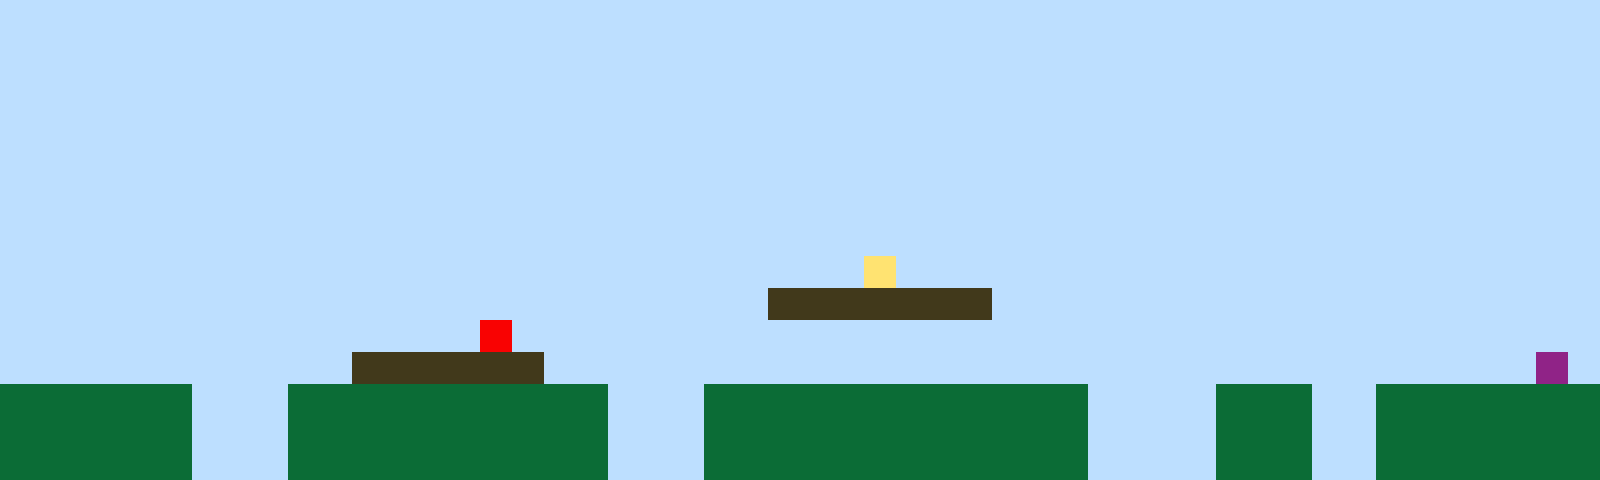

A level layout from a 2D game, rendered from its tile map. Below: a short description, then the map file with its tile-grid data intact:
An orthogonal 50x15 tile map with 32x32 px tiles, 1 tile layer (Tile Layer 1).

<map version="1.10" tiledversion="1.11.2" orientation="orthogonal" renderorder="right-up" width="50" height="15" tilewidth="32" tileheight="32" infinite="0" nextlayerid="2" nextobjectid="1"><editorsettings><export target="map1.csv" format="csv" /></editorsettings><tileset firstgid="1" name="sprites" tilewidth="32" tileheight="32" tilecount="6" columns="3"><image source="sprites.png" width="96" height="64" /></tileset><layer id="1" name="Tile Layer 1" width="50" height="15"><data encoding="csv">1,1,1,1,1,1,1,1,1,1,1,1,1,1,1,1,1,1,1,1,1,1,1,1,1,1,1,1,1,1,1,1,1,1,1,1,1,1,1,1,1,1,1,1,1,1,1,1,1,1,1,1,1,1,1,1,1,1,1,1,1,1,1,1,1,1,1,1,1,1,1,1,1,1,1,1,1,1,1,1,1,1,1,1,1,1,1,1,1,1,1,1,1,1,1,1,1,1,1,1,1,1,1,1,1,1,1,1,1,1,1,1,1,1,1,1,1,1,1,1,1,1,1,1,1,1,1,1,1,1,1,1,1,1,1,1,1,1,1,1,1,1,1,1,1,1,1,1,1,1,1,1,1,1,1,1,1,1,1,1,1,1,1,1,1,1,1,1,1,1,1,1,1,1,1,1,1,1,1,1,1,1,1,1,1,1,1,1,1,1,1,1,1,1,1,1,1,1,1,1,1,1,1,1,1,1,1,1,1,1,1,1,1,1,1,1,1,1,1,1,1,1,1,1,1,1,1,1,1,1,1,1,1,1,1,1,1,1,1,1,1,1,1,1,1,1,1,1,1,1,1,1,1,1,1,1,1,1,1,1,1,1,1,1,1,1,1,1,1,1,1,1,1,1,1,1,1,1,1,1,1,1,1,1,1,1,1,1,1,1,1,1,1,1,1,1,1,1,1,1,1,1,1,1,1,1,1,1,1,1,1,1,1,1,1,1,1,1,1,1,1,1,1,1,1,1,1,1,1,1,1,1,1,1,1,1,1,1,1,1,1,1,1,1,1,1,1,1,1,1,1,1,1,1,1,1,1,1,1,1,1,1,1,1,1,1,1,1,1,1,1,1,1,1,1,1,1,1,1,1,1,1,1,1,1,1,1,1,1,1,1,1,1,1,1,1,1,1,1,1,1,1,1,1,1,1,1,1,1,1,1,1,1,1,1,1,1,1,1,1,1,1,1,1,1,1,1,4,1,1,1,1,1,1,1,1,1,1,1,1,1,1,1,1,1,1,1,1,1,1,1,1,1,1,1,1,1,1,1,1,1,1,1,1,1,1,1,1,1,1,1,1,1,1,3,3,3,3,3,3,3,1,1,1,1,1,1,1,1,1,1,1,1,1,1,1,1,1,1,1,1,1,1,1,1,1,1,1,1,1,1,1,1,1,1,5,1,1,1,1,1,1,1,1,1,1,1,1,1,1,1,1,1,1,1,1,1,1,1,1,1,1,1,1,1,1,1,1,1,1,1,1,1,1,1,1,1,1,1,1,1,3,3,3,3,3,3,1,1,1,1,1,1,1,1,1,1,1,1,1,1,1,1,1,1,1,1,1,1,1,1,1,1,1,1,1,1,1,6,1,2,2,2,2,2,2,1,1,1,2,2,2,2,2,2,2,2,2,2,1,1,1,2,2,2,2,2,2,2,2,2,2,2,2,1,1,1,1,2,2,2,1,1,2,2,2,2,2,2,2,2,2,2,2,2,2,1,1,1,2,2,2,2,2,2,2,2,2,2,1,1,1,2,2,2,2,2,2,2,2,2,2,2,2,1,1,1,1,2,2,2,1,1,2,2,2,2,2,2,2,2,2,2,2,2,2,1,1,1,2,2,2,2,2,2,2,2,2,2,1,1,1,2,2,2,2,2,2,2,2,2,2,2,2,1,1,1,1,2,2,2,1,1,2,2,2,2,2,2,2</data></layer></map>
